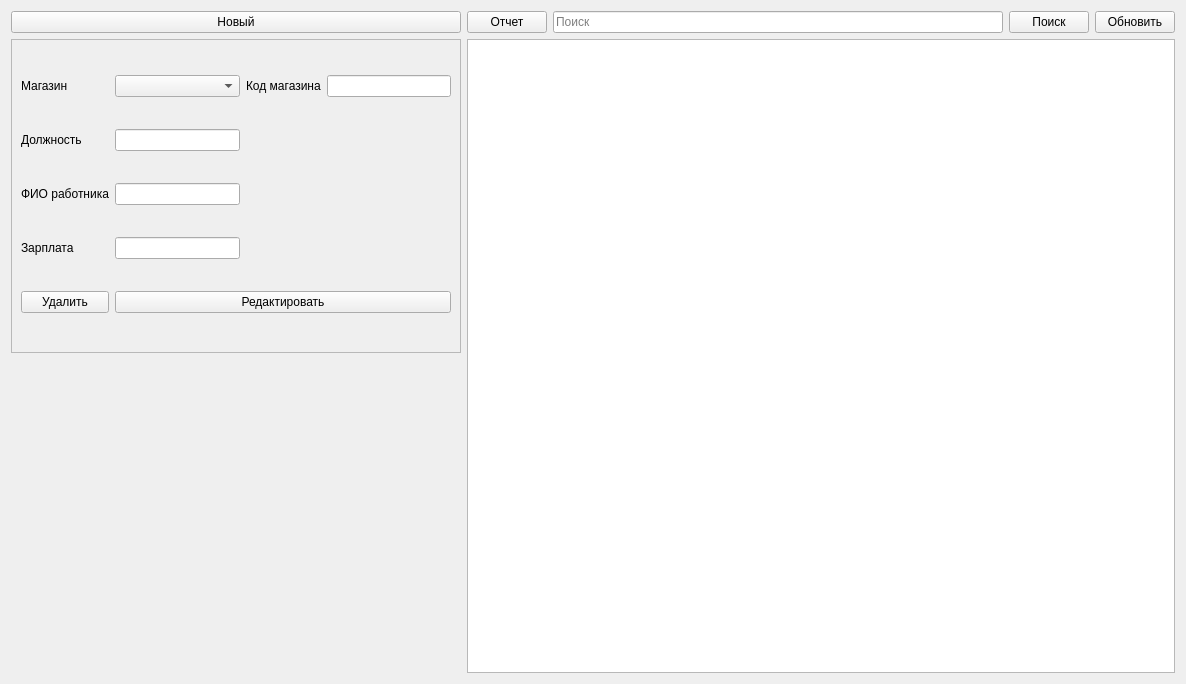
<?xml version="1.0" encoding="UTF-8"?>
<ui version="4.0">
 <class>workertab</class>
 <widget class="QWidget" name="workertab">
  <property name="geometry">
   <rect>
    <x>0</x>
    <y>0</y>
    <width>1186</width>
    <height>684</height>
   </rect>
  </property>
  <property name="windowTitle">
   <string>Frame</string>
  </property>
  <layout class="QGridLayout" name="gridLayout">
   <item row="0" column="0">
    <widget class="QPushButton" name="pb_new_pr">
     <property name="text">
      <string>Новый</string>
     </property>
    </widget>
   </item>
   <item row="0" column="2">
    <widget class="QLineEdit" name="leSearchPr">
     <property name="placeholderText">
      <string>Поиск</string>
     </property>
    </widget>
   </item>
   <item row="0" column="1">
    <widget class="QPushButton" name="pbReport">
     <property name="text">
      <string>Отчет</string>
     </property>
    </widget>
   </item>
   <item row="0" column="3">
    <widget class="QPushButton" name="pbSearch">
     <property name="text">
      <string>Поиск</string>
     </property>
    </widget>
   </item>
   <item row="1" column="0">
    <widget class="QFrame" name="frame">
     <property name="frameShape">
      <enum>QFrame::StyledPanel</enum>
     </property>
     <property name="frameShadow">
      <enum>QFrame::Raised</enum>
     </property>
     <layout class="QGridLayout" name="gridLayout_2">
      <item row="1" column="1">
       <widget class="QLineEdit" name="le_post"/>
      </item>
      <item row="0" column="3">
       <widget class="QLineEdit" name="le_storage_id"/>
      </item>
      <item row="4" column="1">
       <widget class="QLineEdit" name="le_salary"/>
      </item>
      <item row="3" column="1">
       <widget class="QLineEdit" name="le_worker_fio"/>
      </item>
      <item row="6" column="0">
       <widget class="QPushButton" name="pbDeletePr">
        <property name="text">
         <string>Удалить</string>
        </property>
       </widget>
      </item>
      <item row="3" column="0">
       <widget class="QLabel" name="label_4">
        <property name="text">
         <string>ФИО работника</string>
        </property>
       </widget>
      </item>
      <item row="6" column="1" colspan="3">
       <widget class="QPushButton" name="pbEditPr">
        <property name="text">
         <string>Редактировать</string>
        </property>
       </widget>
      </item>
      <item row="4" column="0">
       <widget class="QLabel" name="label_5">
        <property name="text">
         <string>Зарплата</string>
        </property>
       </widget>
      </item>
      <item row="0" column="2">
       <widget class="QLabel" name="label_2">
        <property name="text">
         <string>Код магазина</string>
        </property>
       </widget>
      </item>
      <item row="1" column="0">
       <widget class="QLabel" name="label_7">
        <property name="text">
         <string>Должность</string>
        </property>
       </widget>
      </item>
      <item row="0" column="1">
       <widget class="QComboBox" name="cb_storage"/>
      </item>
      <item row="0" column="0">
       <widget class="QLabel" name="label">
        <property name="text">
         <string>Магазин</string>
        </property>
       </widget>
      </item>
     </layout>
    </widget>
   </item>
   <item row="0" column="4">
    <widget class="QPushButton" name="pbUpdateColumn">
     <property name="text">
      <string>Обновить</string>
     </property>
    </widget>
   </item>
   <item row="1" column="1" rowspan="2" colspan="4">
    <widget class="QTableWidget" name="twCustomers"/>
   </item>
  </layout>
 </widget>
 <resources/>
 <connections/>
</ui>
